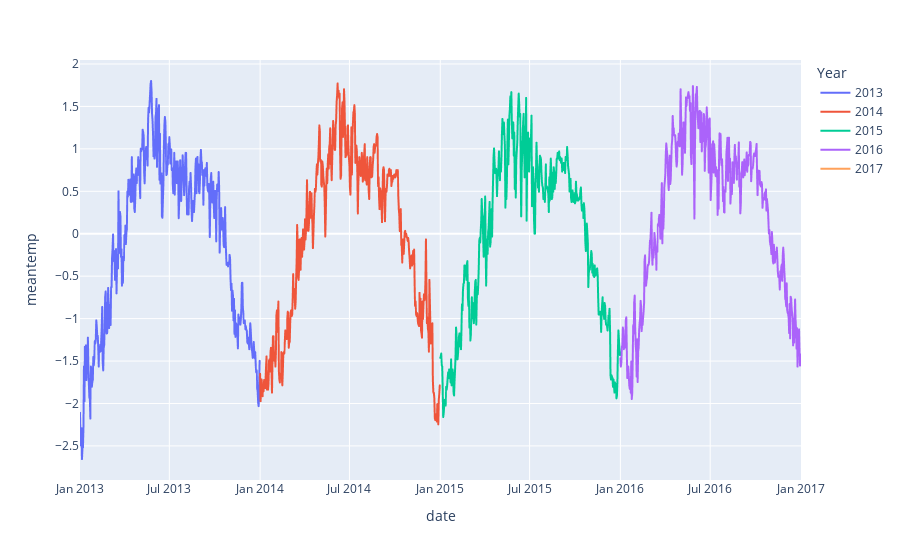

The cell this chart's notebook holds for it:
### Code cell
fig3 = px.line(df_scaled,x=df_scaled.index,y='meantemp',color='Year')
fig3.show()

### Figure 1 — Plotly figure (JSON) as saved in the notebook; plotly's stock layout.template omitted (floating-point values rounded to 4 significant figures; data arrays with more than 128 entries replaced by an {"elided": "..."} marker saying what was removed)
{"data": [{"hovertemplate": "Year=2013<br>date=%{x}<br>meantemp=%{y}<extra></extra>", "legendgroup": "2013", "line": {"color": "#636efa", "dash": "solid"}, "marker": {"symbol": "circle"}, "mode": "lines", "name": "2013", "showlegend": true, "type": "scattergl", "x": {"elided": "365 str values"}, "xaxis": "x", "y": {"elided": "365 float values"}, "yaxis": "y"}, {"hovertemplate": "Year=2014<br>date=%{x}<br>meantemp=%{y}<extra></extra>", "legendgroup": "2014", "line": {"color": "#EF553B", "dash": "solid"}, "marker": {"symbol": "circle"}, "mode": "lines", "name": "2014", "showlegend": true, "type": "scattergl", "x": {"elided": "365 str values"}, "xaxis": "x", "y": {"elided": "365 float values"}, "yaxis": "y"}, {"hovertemplate": "Year=2015<br>date=%{x}<br>meantemp=%{y}<extra></extra>", "legendgroup": "2015", "line": {"color": "#00cc96", "dash": "solid"}, "marker": {"symbol": "circle"}, "mode": "lines", "name": "2015", "showlegend": true, "type": "scattergl", "x": {"elided": "365 str values"}, "xaxis": "x", "y": {"elided": "365 float values"}, "yaxis": "y"}, {"hovertemplate": "Year=2016<br>date=%{x}<br>meantemp=%{y}<extra></extra>", "legendgroup": "2016", "line": {"color": "#ab63fa", "dash": "solid"}, "marker": {"symbol": "circle"}, "mode": "lines", "name": "2016", "showlegend": true, "type": "scattergl", "x": {"elided": "366 str values"}, "xaxis": "x", "y": {"elided": "366 float values"}, "yaxis": "y"}, {"hovertemplate": "Year=2017<br>date=%{x}<br>meantemp=%{y}<extra></extra>", "legendgroup": "2017", "line": {"color": "#FFA15A", "dash": "solid"}, "marker": {"symbol": "circle"}, "mode": "lines", "name": "2017", "showlegend": true, "type": "scattergl", "x": ["2017-01-01T00:00:00"], "xaxis": "x", "y": [-2.11], "yaxis": "y"}], "layout": {"legend": {"title": {"text": "Year"}, "tracegroupgap": 0}, "margin": {"t": 60}, "xaxis": {"anchor": "y", "domain": [0, 1], "title": {"text": "date"}}, "yaxis": {"anchor": "x", "domain": [0, 1], "title": {"text": "meantemp"}}}}
